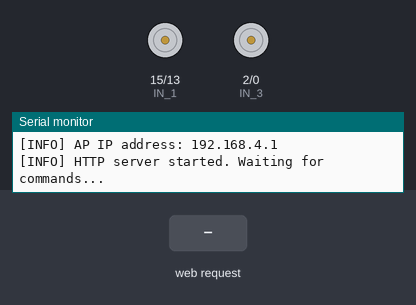
The sketch below on a simulated ESP8266 (NodeMCU). Shown: motor-driver pin pairs drawn as motors (green arrow = first pin HIGH = forward, orange = second pin HIGH = backward, longer = more drive, scaled by the enable pin), the last lines printed to the serial monitor. Inputs (shaded band) come from the test bench.

Above: at 1.2 s.
1.3 s: HTTP request GET /?State=F received
At 2.0 s:
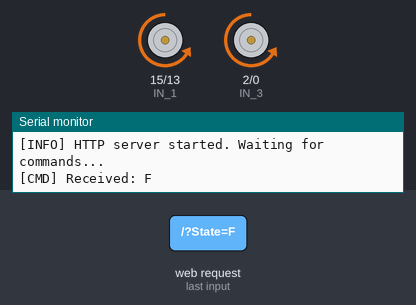
2.8 s: HTTP request GET /?State=B received
At 3.1 s:
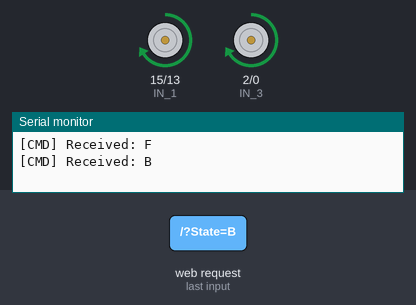
4.3 s: HTTP request GET /?State=L received
At 5.4 s:
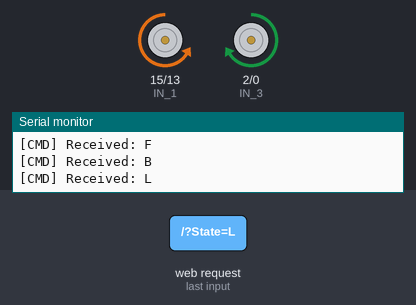
5.8 s: HTTP request GET /?State=R received
At 6.6 s:
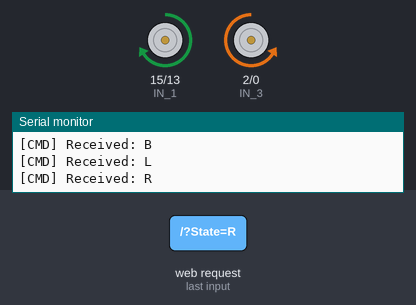
Timing chart, 0 to 8.3 s (numbered marks = the images above; inputs shaded):
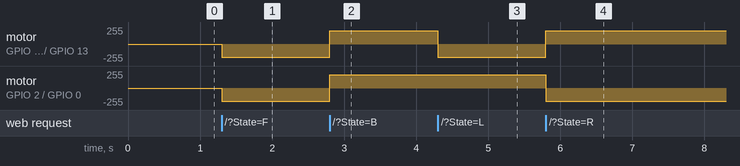

Measured:
- after the input at 1.3 s, motor on GPIO 15 (IN_1) / GPIO 13 (IN_2), motor on GPIO 2 (IN_3) / GPIO 0 (IN_4): stopped → backward 199/255 at once
- after the input at 2.8 s, motor on GPIO 15 (IN_1) / GPIO 13 (IN_2), motor on GPIO 2 (IN_3) / GPIO 0 (IN_4): backward 199/255 → forward 199/255 at once
- after the input at 4.3 s, motor on GPIO 15 (IN_1) / GPIO 13 (IN_2): forward 199/255 → backward 199/255 at once
- after the input at 5.8 s, motor on GPIO 15 (IN_1) / GPIO 13 (IN_2): backward 199/255 → forward 199/255 at once; motor on GPIO 2 (IN_3) / GPIO 0 (IN_4): forward 199/255 → backward 199/255 at once

The sketch:

esp8266_motor_control.ino
```cpp
/**
 * IoT-Based Movable Road Divider — ESP8266 Motor Control
 *
 * Author  : Hari Kumar (2022UGEC018)
 * Project : Implementation of Movable Road Divider Using IoT
 * College : National Institute of Technology, Jamshedpur
 *
 * Description:
 *   The ESP8266 hosts a lightweight HTTP web server over a Wi-Fi Access Point.
 *   A mobile app or browser sends HTTP GET requests with a `State` parameter
 *   (e.g., ?State=F for Forward) to control the L298N motor driver,
 *   which physically moves the road divider.
 *
 * Pin Mapping (ESP8266 GPIO → L298N):
 *   GPIO14 (D5) → ENA   (Right motor PWM speed)
 *   GPIO12 (D6) → ENB   (Left motor PWM speed)
 *   GPIO15 (D8) → IN1   (Right motor direction)
 *   GPIO13 (D7) → IN2   (Right motor direction)
 *   GPIO2  (D4) → IN3   (Left motor direction)
 *   GPIO0  (D3) → IN4   (Left motor direction)
 */

#include <ESP8266WiFi.h>
#include <WiFiClient.h>
#include <ESP8266WebServer.h>

// ─── Pin Definitions ────────────────────────────────────────────────────────
#define ENA  14   // Right motor enable (PWM)  — GPIO14 (D5)
#define ENB  12   // Left motor enable (PWM)   — GPIO12 (D6)
#define IN_1 15   // Right motor direction 1   — GPIO15 (D8)
#define IN_2 13   // Right motor direction 2   — GPIO13 (D7)
#define IN_3  2   // Left motor direction 1    — GPIO2  (D4)
#define IN_4  0   // Left motor direction 2    — GPIO0  (D3)

// ─── Wi-Fi Configuration ─────────────────────────────────────────────────────
const char* ssid = "Make DIY";   // Access Point SSID (no password)

// ─── Global State ────────────────────────────────────────────────────────────
String command;           // Stores the latest command from the web server
int speedCar   = 800;     // Default PWM speed (range: 400–1023)
int speed_Coeff = 3;      // Divisor for reduced-speed side during diagonal moves

ESP8266WebServer server(80);

// ─── Setup ───────────────────────────────────────────────────────────────────
void setup() {
  // Configure motor driver pins as outputs
  pinMode(ENA, OUTPUT);
  pinMode(ENB, OUTPUT);
  pinMode(IN_1, OUTPUT);
  pinMode(IN_2, OUTPUT);
  pinMode(IN_3, OUTPUT);
  pinMode(IN_4, OUTPUT);

  Serial.begin(115200);
  Serial.println("\n[INFO] ESP8266 Motor Controller Booting...");

  // Start Wi-Fi Access Point
  WiFi.mode(WIFI_AP);
  WiFi.softAP(ssid);

  IPAddress myIP = WiFi.softAPIP();
  Serial.print("[INFO] AP IP address: ");
  Serial.println(myIP);

  // Register HTTP routes
  server.on("/", HTTP_handleRoot);
  server.onNotFound(HTTP_handleRoot);
  server.begin();

  Serial.println("[INFO] HTTP server started. Waiting for commands...");
}

// ─── Movement Functions ───────────────────────────────────────────────────────

/** Move both motors forward */
void goAhead() {
  digitalWrite(IN_1, LOW);  digitalWrite(IN_2, HIGH); analogWrite(ENA, speedCar);
  digitalWrite(IN_3, LOW);  digitalWrite(IN_4, HIGH); analogWrite(ENB, speedCar);
}

/** Move both motors backward */
void goBack() {
  digitalWrite(IN_1, HIGH); digitalWrite(IN_2, LOW);  analogWrite(ENA, speedCar);
  digitalWrite(IN_3, HIGH); digitalWrite(IN_4, LOW);  analogWrite(ENB, speedCar);
}

/** Pivot right: right motor backward, left motor forward */
void goRight() {
  digitalWrite(IN_1, HIGH); digitalWrite(IN_2, LOW);  analogWrite(ENA, speedCar);
  digitalWrite(IN_3, LOW);  digitalWrite(IN_4, HIGH); analogWrite(ENB, speedCar);
}

/** Pivot left: right motor forward, left motor backward */
void goLeft() {
  digitalWrite(IN_1, LOW);  digitalWrite(IN_2, HIGH); analogWrite(ENA, speedCar);
  digitalWrite(IN_3, HIGH); digitalWrite(IN_4, LOW);  analogWrite(ENB, speedCar);
}

/** Curve forward-right: slow down right motor */
void goAheadRight() {
  digitalWrite(IN_1, LOW);  digitalWrite(IN_2, HIGH); analogWrite(ENA, speedCar / speed_Coeff);
  digitalWrite(IN_3, LOW);  digitalWrite(IN_4, HIGH); analogWrite(ENB, speedCar);
}

/** Curve forward-left: slow down left motor */
void goAheadLeft() {
  digitalWrite(IN_1, LOW);  digitalWrite(IN_2, HIGH); analogWrite(ENA, speedCar);
  digitalWrite(IN_3, LOW);  digitalWrite(IN_4, HIGH); analogWrite(ENB, speedCar / speed_Coeff);
}

/** Curve backward-right: slow down right motor */
void goBackRight() {
  digitalWrite(IN_1, HIGH); digitalWrite(IN_2, LOW);  analogWrite(ENA, speedCar / speed_Coeff);
  digitalWrite(IN_3, HIGH); digitalWrite(IN_4, LOW);  analogWrite(ENB, speedCar);
}

/** Curve backward-left: slow down left motor */
void goBackLeft() {
  digitalWrite(IN_1, HIGH); digitalWrite(IN_2, LOW);  analogWrite(ENA, speedCar);
  digitalWrite(IN_3, HIGH); digitalWrite(IN_4, LOW);  analogWrite(ENB, speedCar / speed_Coeff);
}

/** Stop all motors */
void stopRobot() {
  digitalWrite(IN_1, LOW); digitalWrite(IN_2, LOW); analogWrite(ENA, speedCar);
  digitalWrite(IN_3, LOW); digitalWrite(IN_4, LOW); analogWrite(ENB, speedCar);
}

// ─── Main Loop ────────────────────────────────────────────────────────────────
void loop() {
  server.handleClient();

  command = server.arg("State");

  // Direction commands
  if      (command == "F") goAhead();
  else if (command == "B") goBack();
  else if (command == "L") goLeft();
  else if (command == "R") goRight();
  else if (command == "I") goAheadRight();
  else if (command == "G") goAheadLeft();
  else if (command == "J") goBackRight();
  else if (command == "H") goBackLeft();
  else if (command == "S") stopRobot();

  // Speed commands (0 = slowest, 9 = fastest)
  else if (command == "0") speedCar = 400;
  else if (command == "1") speedCar = 470;
  else if (command == "2") speedCar = 540;
  else if (command == "3") speedCar = 610;
  else if (command == "4") speedCar = 680;
  else if (command == "5") speedCar = 750;
  else if (command == "6") speedCar = 820;
  else if (command == "7") speedCar = 890;
  else if (command == "8") speedCar = 960;
  else if (command == "9") speedCar = 1023;
}

// ─── HTTP Handler ─────────────────────────────────────────────────────────────
void HTTP_handleRoot(void) {
  if (server.hasArg("State")) {
    Serial.print("[CMD] Received: ");
    Serial.println(server.arg("State"));
  }
  server.send(200, "text/html", "");
  delay(1);
}
```
